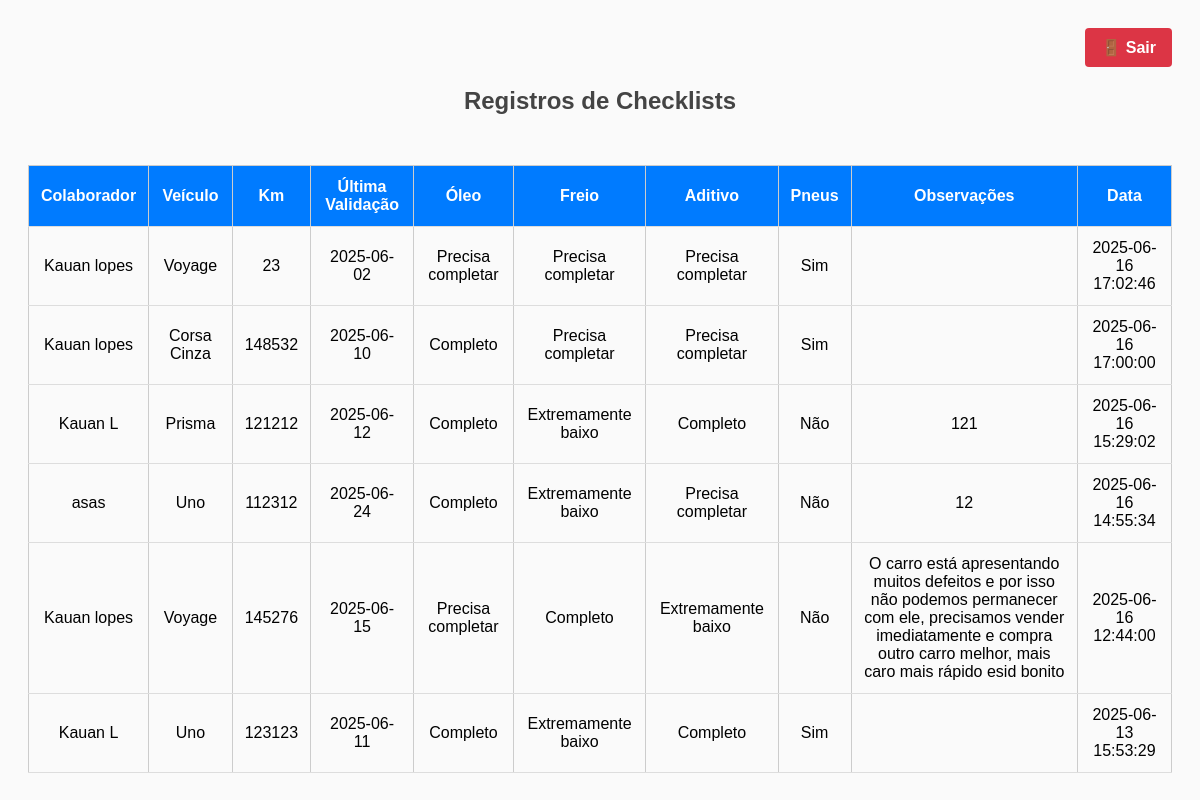
/admin (signed in), run on the app's committed database.
### tables this page shows
CREATE TABLE checklist (
        id INTEGER PRIMARY KEY AUTOINCREMENT,
        colaborador TEXT NOT NULL,
        veiculo TEXT NOT NULL,
        quilometragem INTEGER NOT NULL,
        ultima_validacao TEXT NOT NULL,
        oleo TEXT NOT NULL,
        freio TEXT NOT NULL,
        aditivo TEXT NOT NULL,
        pneus TEXT NOT NULL,
        observacoes TEXT,
        data TEXT NOT NULL
    );

### routes/admin.py (the view)
@admin_bp.route('/admin')
def dashboard():
    if not session.get('admin'):
        return redirect(url_for('admin.login'))
    conn = get_db_connection()
    registros = conn.execute("SELECT * FROM checklist ORDER BY data DESC").fetchall()
    conn.close()
    return render_template('admin.html', registros=registros)

### routes/admin.py (called while the page is built)
def get_db_connection():
    db_path = os.path.join(current_app.root_path, 'instance', 'database.db')
    conn = sqlite3.connect(db_path)
    conn.row_factory = sqlite3.Row
    return conn

### templates/admin.html (shortened to what this page needs)
<!DOCTYPE html>
<html lang="pt-br">
<head>
    <link rel="stylesheet" href="{{ url_for('static', filename='css/style.css') }}">
</head>
<body>
    <div class="logout">
        <a href="{{ url_for('logout.logout') }}">🚪 Sair</a>
    </div>
    <h2>Registros de Checklists</h2>
    <div class="table-container">
        <table>
            <thead>
                <tr>
                    <th>Colaborador</th>
                    <th>Veículo</th>
                    <th>Km</th>
                    <th>Última Validação</th>
                    <th>Óleo</th>
                    <th>Freio</th>
                    <th>Aditivo</th>
                    <th>Pneus</th>
                    <th>Observações</th>
                    <th>Data</th>
                </tr>
            </thead>
            <tbody>
                {% for item in registros %}
                <tr>
                    <td>{{ item.colaborador }}</td>
                    <td>{{ item.veiculo }}</td>
                    <td>{{ item.quilometragem }}</td>
                    <td>{{ item.ultima_validacao }}</td>
                    <td>{{ item.oleo }}</td>
                    <td>{{ item.freio }}</td>
                    <td>{{ item.aditivo }}</td>
                    <td>{{ item.pneus }}</td>
                    <td>{{ item.observacoes }}</td>
                    <td>{{ item.data }}</td>
                </tr>
                {% endfor %}
            </tbody>
        </table>
    </div>
</body>
</html>

### static/style.css (style rules this page uses)
body { font-family: Arial, sans-serif; background-color: #f4f4f4; }
table { width: 100%; border-collapse: collapse; margin-top: 20px; }
th, td { border: 1px solid #ccc; padding: 8px; text-align: left; }
th { background-color: #ddd; }

### templates/admin.html (style rules this page uses)
body { background-color: #fafafa; font-family: Arial, sans-serif; padding: 20px; }
h2 { text-align: center; color: #444; }
.logout { display: flex; justify-content: flex-end; margin-bottom: 10px; }
.logout a { background-color: #dc3545; color: white; padding: 10px 16px; text-decoration: none; border-radius: 4px; font-weight: bold; }
.table-container { overflow-x: auto; margin-top: 30px; }
table { width: 100%; border-collapse: collapse; min-width: 800px; }
th, td { padding: 12px; border-bottom: 1px solid #ddd; text-align: center; }
th { background-color: #007BFF; color: white; }

### data on the page
checklist: colaborador "Kauan lopes", veiculo "Voyage", quilometragem "23", ultima_validacao "2025-06-02", oleo "Precisa completar", freio "Precisa completar", aditivo "Precisa completar", pneus "Sim", data "2025-06-16 17:02:46"
checklist: colaborador "Kauan lopes", veiculo "Corsa Cinza", quilometragem "148532", ultima_validacao "2025-06-10", oleo "Completo", freio "Precisa completar", aditivo "Precisa completar", pneus "Sim", data "2025-06-16 17:00:00"
checklist: colaborador "Kauan L", veiculo "Prisma", quilometragem "121212", ultima_validacao "2025-06-12", oleo "Completo", freio "Extremamente baixo", aditivo "Completo", pneus "Não", observacoes "121", data "2025-06-16 15:29:02"
checklist: colaborador "asas", veiculo "Uno", quilometragem "112312", ultima_validacao "2025-06-24", oleo "Completo", freio "Extremamente baixo", aditivo "Precisa completar", pneus "Não", observacoes "12", data "2025-06-16 14:55:34"
checklist: colaborador "Kauan lopes", veiculo "Voyage", quilometragem "145276", ultima_validacao "2025-06-15", oleo "Precisa completar", freio "Completo", aditivo "Extremamente baixo", pneus "Não", observacoes "O carro está apresentando muitos defeitos e por isso não podemos permanecer com ele, precisamos vender imediatamente e compra outro carro melhor, mais caro mais rápido esid bonito", data "2025-06-16 12:44:00"
checklist: colaborador "Kauan L", veiculo "Uno", quilometragem "123123", ultima_validacao "2025-06-11", oleo "Completo", freio "Extremamente baixo", aditivo "Completo", pneus "Sim", data "2025-06-13 15:53:29"
